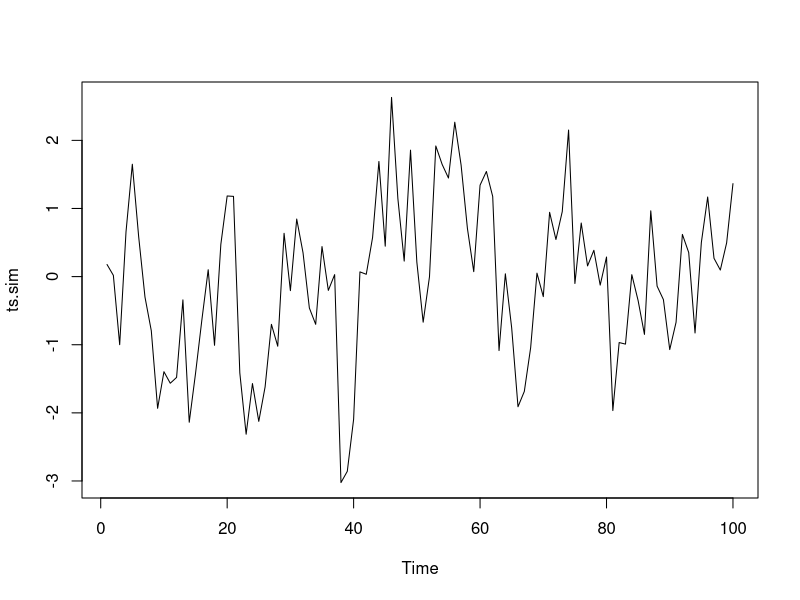
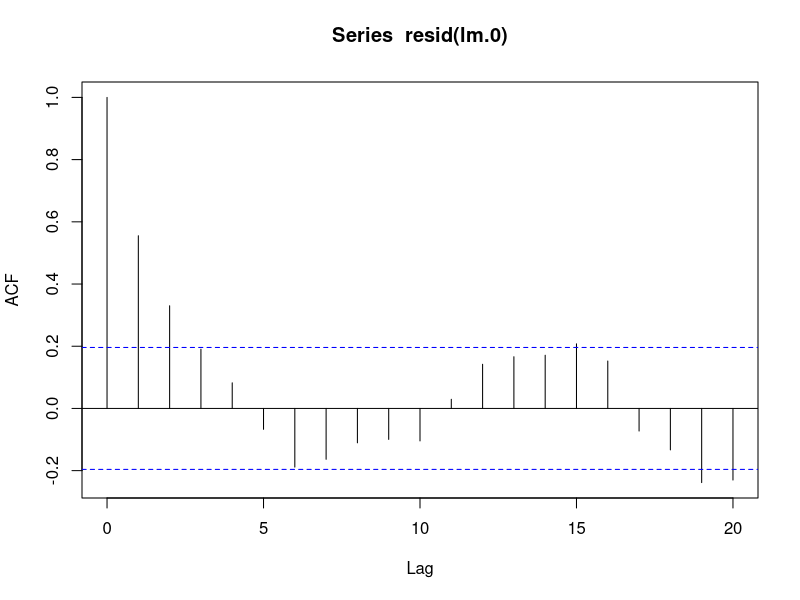
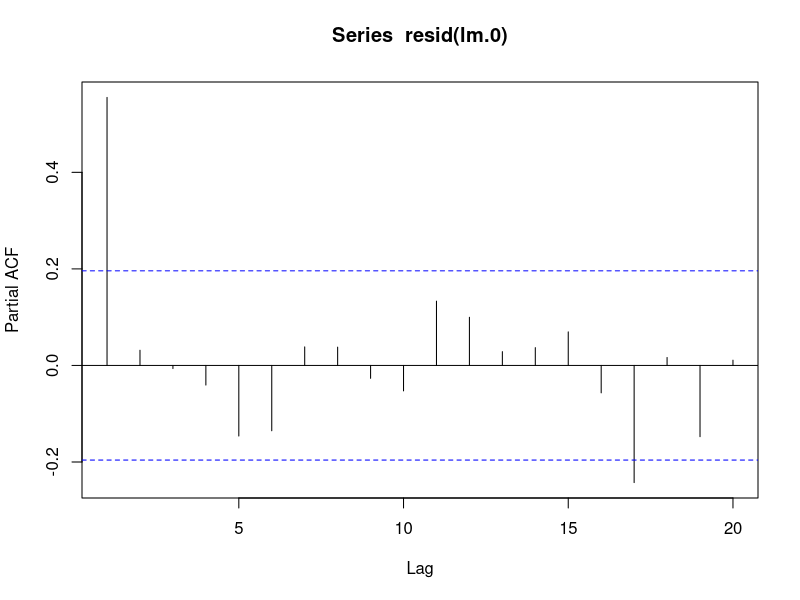
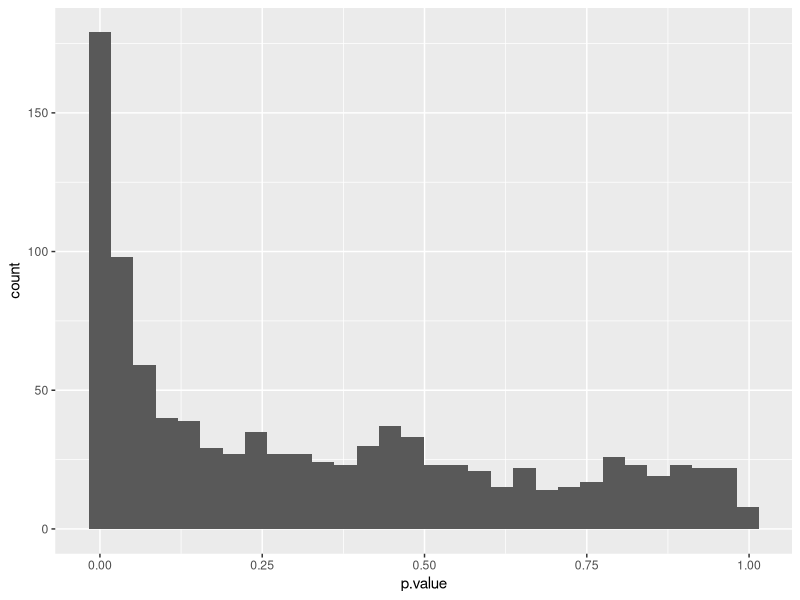
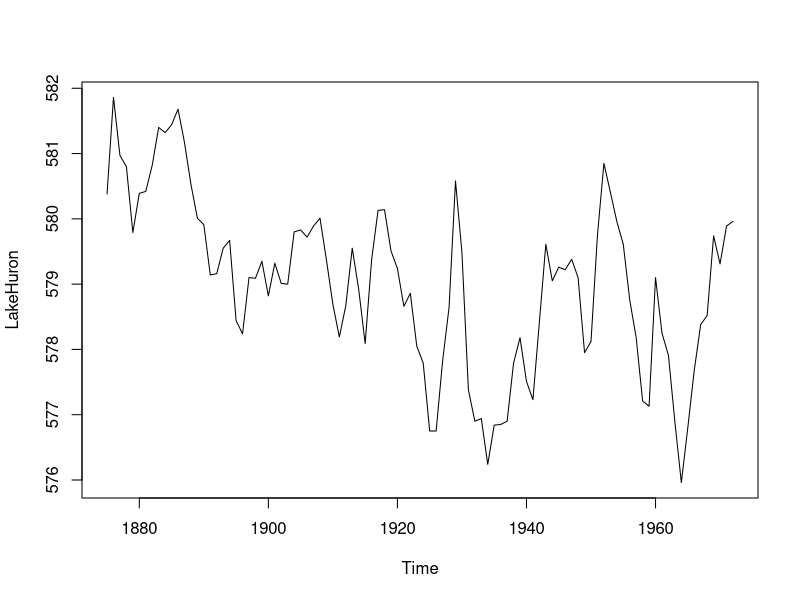
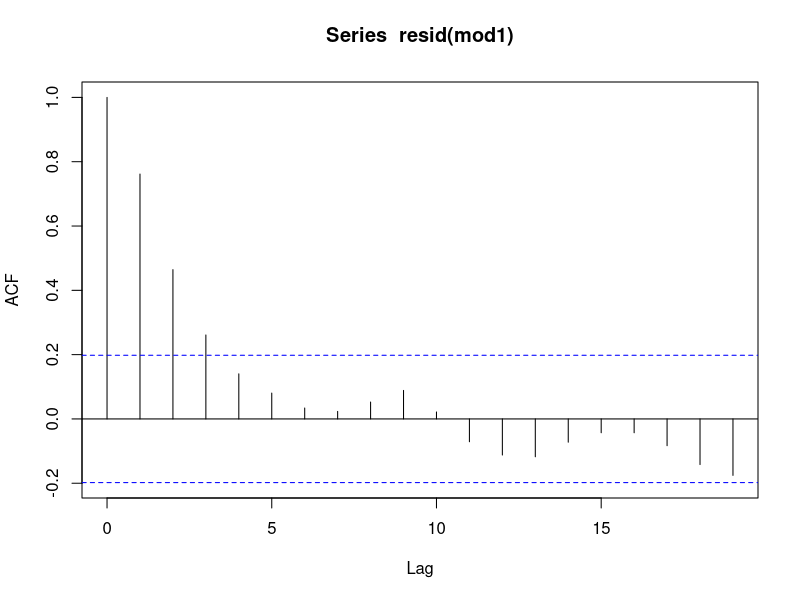
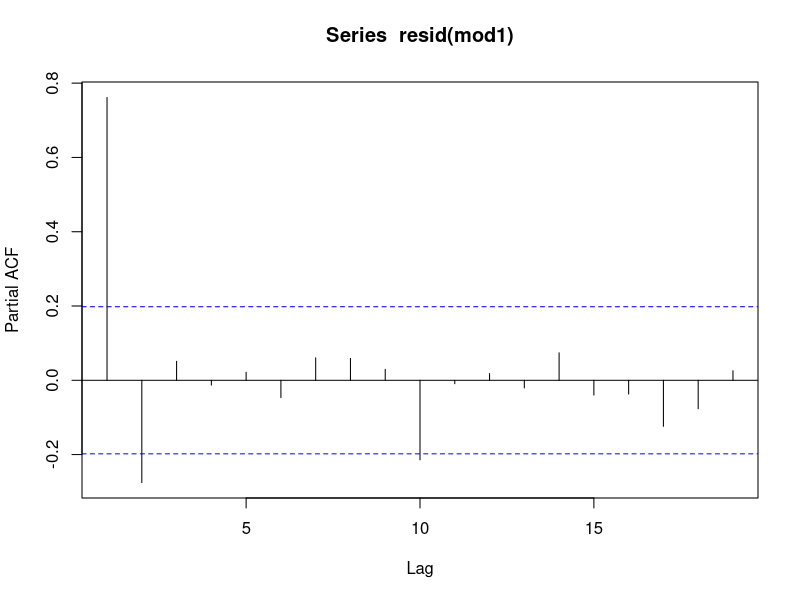

Write the R code that produced these figures, in order.
## ---- chunk 1
#Load libraries
library(nlme) 
library(tidyverse)
library(lmtest)
library(broom.mixed)
## ---- chunk 2
ts.sim<-arima.sim(list(order=c(1,0,0)#specifying that this is an AR1 model 1st order
                       , ar=0.5),#autoregressive coefficient
                  n=100) #number of obs
time <- c(1:100)
## ---- chunk 3
ts.plot(ts.sim)
## ---- chunk 4
lm.0 <- lm(ts.sim~time(ts.sim))
lm.0
anova(lm.0)

## ---- chunk 5
acf(resid(lm.0))
pacf(resid(lm.0))
## ---- chunk 6
dwtest(lm.0)
## ---- chunk 7
gls.0 <- gls(ts.sim~time(ts.sim))
summary(gls.0)
gls.00 <- gls(ts.sim~time(ts.sim), corr=corAR1())
summary(gls.00)
anova(gls.0, gls.00)

## ---- chunk 8
rerun(1000, {ts.sim<-arima.sim(list(order=c(1,0,0), ar=0.5), n=100) 
time <- c(1:100)
lm.0 <- lm(ts.sim~time(ts.sim))})%>% 
map_dfr(glance) %>% 
  ggplot(aes(x = p.value)) +
  geom_histogram()

## ---- chunk 9
data(LakeHuron)
summary(LakeHuron)
## ---- chunk 10
plot(LakeHuron)
## ---- chunk 11
mod1<-lm(LakeHuron~time(LakeHuron))
summary(mod1)
## ---- chunk 12
acf(resid(mod1))
pacf(resid(mod1))
## ---- chunk 13
year<-time(LakeHuron)
fit.gls<-gls(LakeHuron~year)
summary(fit.gls)
## ---- chunk 14
fit2.gls<-gls(LakeHuron~year, corr=corAR1())
summary(fit2.gls)
anova(fit.gls,fit2.gls)
## ---- chunk 15
fit3.gls <- gls(LakeHuron~year, corr=corARMA(p=2,q=0))
summary(fit3.gls)
anova(fit.gls,fit2.gls, fit3.gls)
